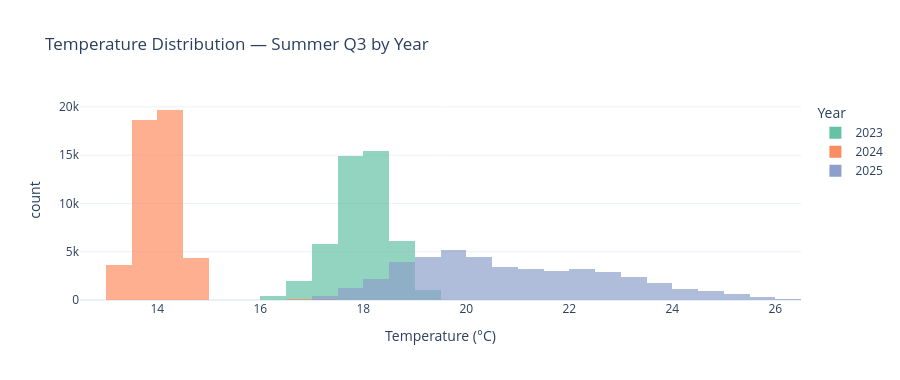

Write notebook code for a chart like this one.
### Markdown cell above
### 3b. Exploratory Data Analysis

### Code cell
# ── Visual 3: Temperature distribution by year ────────────────────────────────
fig_dist = px.histogram(
    df, x='temp_c', color='year',
    nbins=60, barmode='overlay', opacity=0.7,
    color_discrete_sequence=px.colors.qualitative.Set2,
    labels={'temp_c': 'Temperature (°C)', 'year': 'Year'},
    title='Temperature Distribution — Summer Q3 by Year',
    template='plotly_white', height=380
)
fig_dist.show()

### Figure 1 — Plotly figure (JSON) as saved in the notebook; plotly's stock layout.template omitted (floating-point values rounded to 4 significant figures; data arrays with more than 128 entries replaced by an {"elided": "..."} marker saying what was removed)
{"data": [{"bingroup": "x", "hovertemplate": "Year=2023<br>Temperature (°C)=%{x}<br>count=%{y}<extra></extra>", "legendgroup": "2023", "marker": {"color": "rgb(102,194,165)", "opacity": 0.7, "pattern": {"shape": ""}}, "name": "2023", "nbinsx": 60, "orientation": "v", "showlegend": true, "type": "histogram", "x": {"elided": "45801 float values"}, "xaxis": "x", "yaxis": "y"}, {"bingroup": "x", "hovertemplate": "Year=2024<br>Temperature (°C)=%{x}<br>count=%{y}<extra></extra>", "legendgroup": "2024", "marker": {"color": "rgb(252,141,98)", "opacity": 0.7, "pattern": {"shape": ""}}, "name": "2024", "nbinsx": 60, "orientation": "v", "showlegend": true, "type": "histogram", "x": {"elided": "46445 float values"}, "xaxis": "x", "yaxis": "y"}, {"bingroup": "x", "hovertemplate": "Year=2025<br>Temperature (°C)=%{x}<br>count=%{y}<extra></extra>", "legendgroup": "2025", "marker": {"color": "rgb(141,160,203)", "opacity": 0.7, "pattern": {"shape": ""}}, "name": "2025", "nbinsx": 60, "orientation": "v", "showlegend": true, "type": "histogram", "x": {"elided": "44936 float values"}, "xaxis": "x", "yaxis": "y"}], "layout": {"barmode": "overlay", "height": 380, "legend": {"title": {"text": "Year"}, "tracegroupgap": 0}, "title": {"text": "Temperature Distribution — Summer Q3 by Year"}, "xaxis": {"anchor": "y", "domain": [0, 1], "title": {"text": "Temperature (°C)"}}, "yaxis": {"anchor": "x", "domain": [0, 1], "title": {"text": "count"}}}}
